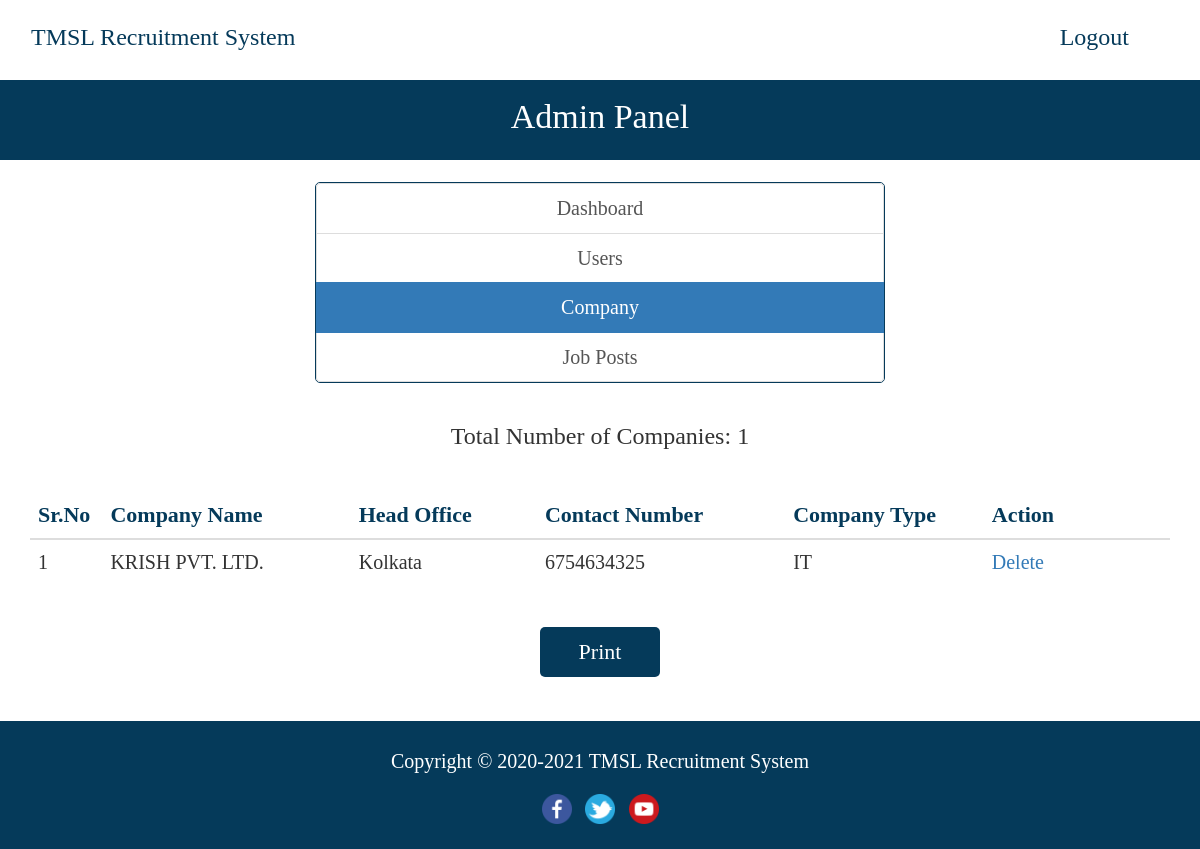
/admin/company.php (signed in), run on the app's committed database.
### tables this page shows
CREATE TABLE `company` (
  `id_company` int(11) NOT NULL,
  `companyname` varchar(255) NOT NULL,
  `headofficecity` varchar(255) NOT NULL,
  `contactno` varchar(255) NOT NULL,
  `website` varchar(255) NOT NULL,
  `companytype` varchar(255) NOT NULL,
  `email` varchar(255) NOT NULL,
  `password` varchar(255) NOT NULL,
  `createdAt` timestamp NOT NULL DEFAULT CURRENT_TIMESTAMP
);

### admin/company.php (the view, shortened to what this page needs)
<?php
require_once("../db.php");
?>
<!DOCTYPE html>
<html lang="en">
  <head>
    <link rel="stylesheet" href="https://maxcdn.bootstrapcdn.com/bootstrap/3.3.7/css/bootstrap.min.css">
  </head>
  <body>
  <font face="calibri">
    <section>
  <div class="container">
  <div class="row">
  <header>
    <nav class="navbar navbar-default" style="margin-bottom: 0; height: 80px; background-color: white; border-color: transparent;">
      <div class="container-fluid">
        <div class="navbar-header">
          <a class="navbar-brand" style="font-size: 24px; color: #053a5a; line-height: 42px;" href="index.php">TMSL Recruitment System</a>
        </div>
        <div class="collapse navbar-collapse" id="bs-example-navbar-collapse-1">
          <ul class="nav navbar-nav navbar-right">
            <li style="padding-right: 25px;"><a href="../logout.php" style="font-size: 24px; color: #053a5a; line-height: 42px;">Logout</a></li>
          </ul>
        </div>
      </div>
    </nav>
  </header>
  </div>
  </div>
  </section>
     <div style="background-color: #053a5a; height: 80px;">
    <p style="font-size: 34px; color: white; text-align: center; line-height: 73px;">Admin Panel</p>
  </div>
  <br>
    <div class="container">
      <div class="row">
        <div class="col-md-12" align="center">
          <div class="list-group" align="center" style="width: 50%; border: 1px solid #053a5a; border-radius: 5px;">
            <a href="dashboard.php" class="list-group-item" style="font-size: 20px;">Dashboard</a>
            <a href="user.php" class="list-group-item" style="font-size: 20px;">Users</a>
            <a href="company.php" class="list-group-item active" style="font-size: 20px;">Company</a>
            <a href="job-posts.php" class="list-group-item" style="font-size: 20px;">Job Posts</a>
          </div>
        </div>
        <br>
          <div class="col-md-12" align="center" style="font-size: 22px;" id="print">
        <?php
          $sql = "SELECT * FROM company";
          $result = $conn->query($sql);
          if($result->num_rows > 0) {
            echo '<h3>Total Number of Companies: ' . $result->num_rows . '</h3>';
          }
        ?>
        <br>
          <table class="table">
            <thead>
              <th style="font-size: 22px; color: #053a5a; width: 4%">Sr.No</th>
              <th style="font-size: 22px; color: #053a5a; width: 20%">Company Name</th>
              <th style="font-size: 22px; color: #053a5a; width: 15%">Head Office</th>
              <th style="font-size: 22px; color: #053a5a; width: 20%">Contact Number</th>
              <th style="font-size: 22px; color: #053a5a; width: 16%">Company Type</th>
              <th style="font-size: 22px; color: #053a5a; width: 15%">Action</th>
            </thead>
            <tbody>
              <?php
                $sql = "SELECT * FROM company";
                $result = $conn->query($sql);
                if($result->num_rows > 0) {
                  $i = 0;
                  while($row = $result->fetch_assoc()) {
                    ?>
                      <tr>
                        <td style="font-size: 20px;"><?php echo ++$i; ?></td>
                        <td style="font-size: 20px;"><?php echo $row['companyname']; ?></td>
                        <td style="font-size: 20px;"><?php echo $row['headofficecity']; ?></td>
                        <td style="font-size: 20px;"><?php echo $row['contactno']; ?></td>
                        <td style="font-size: 20px;"><?php echo $row['companytype']; ?></td>
                        <td style="font-size: 20px;"><a href="delete-company.php?id=<?php echo $row['id_company']; ?>">Delete</a></td>
                      </tr>
                    <?php
                  }
                }
              ?>
            </tbody>
          </table>
        </div>
      </div>
    </div><br>
  <div align="center">
  <button onclick="printDiv('print')" style="background-color: #053a5a; width: 120px; height: 50px; padding-left: 10px; padding-right: 10px; font-size: 22px; color:white; border-color: transparent; border-radius: 5px;">Print</button>
</div>
    <br><br>
        <footer id="footer" style="background-color: #053a5a; height: 80px;">
    <p style="color:white; font-size: 20px; line-height: 80px; text-align: center;">
    Copyright &copy; 2020-2021 <a href="index.php" style="color:white;">TMSL Recruitment System </a>
    </p>
    <div align="center" style="background-color: #053a5a; margin-top: -1.4%; height: 55px;">
    <a href="https://www.facebook.com/tigkolkata" target="_blank"><img src="../img/facebook.png" style="width: 30px; height: 30px; margin-left: 5px; margin-right: 5px;" /></a>
    <a href="https://twitter.com/tiukolkata" target="_blank"><img src="../img/twitter.png" style="width: 30px; height: 30px; margin-left: 5px; margin-right: 5px;" /></a>
    <a href="https://www.youtube.com/user/technoindiagroup" target="_blank"><img src="../img/youtube.png" style="width: 30px; height: 30px; margin-left: 5px; margin-right: 5px;" /></a>
    </div>
  </footer>
  </font>
  </body>
</html>

### data on the page
company: companyname "KRISH PVT. LTD.", headofficecity "Kolkata", contactno "6754634325", companytype "IT"

### other printed values
$result->num_rows "1"
